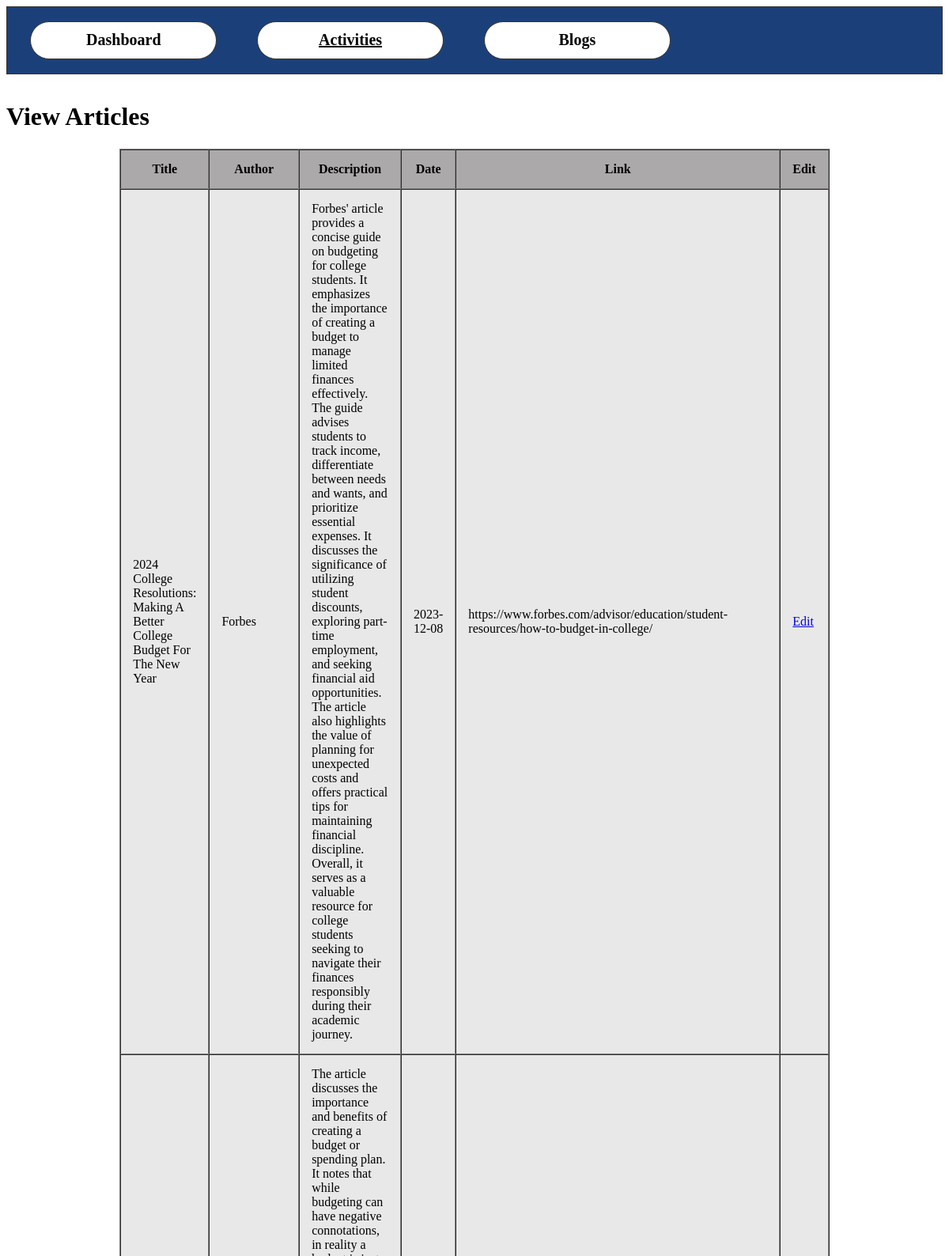
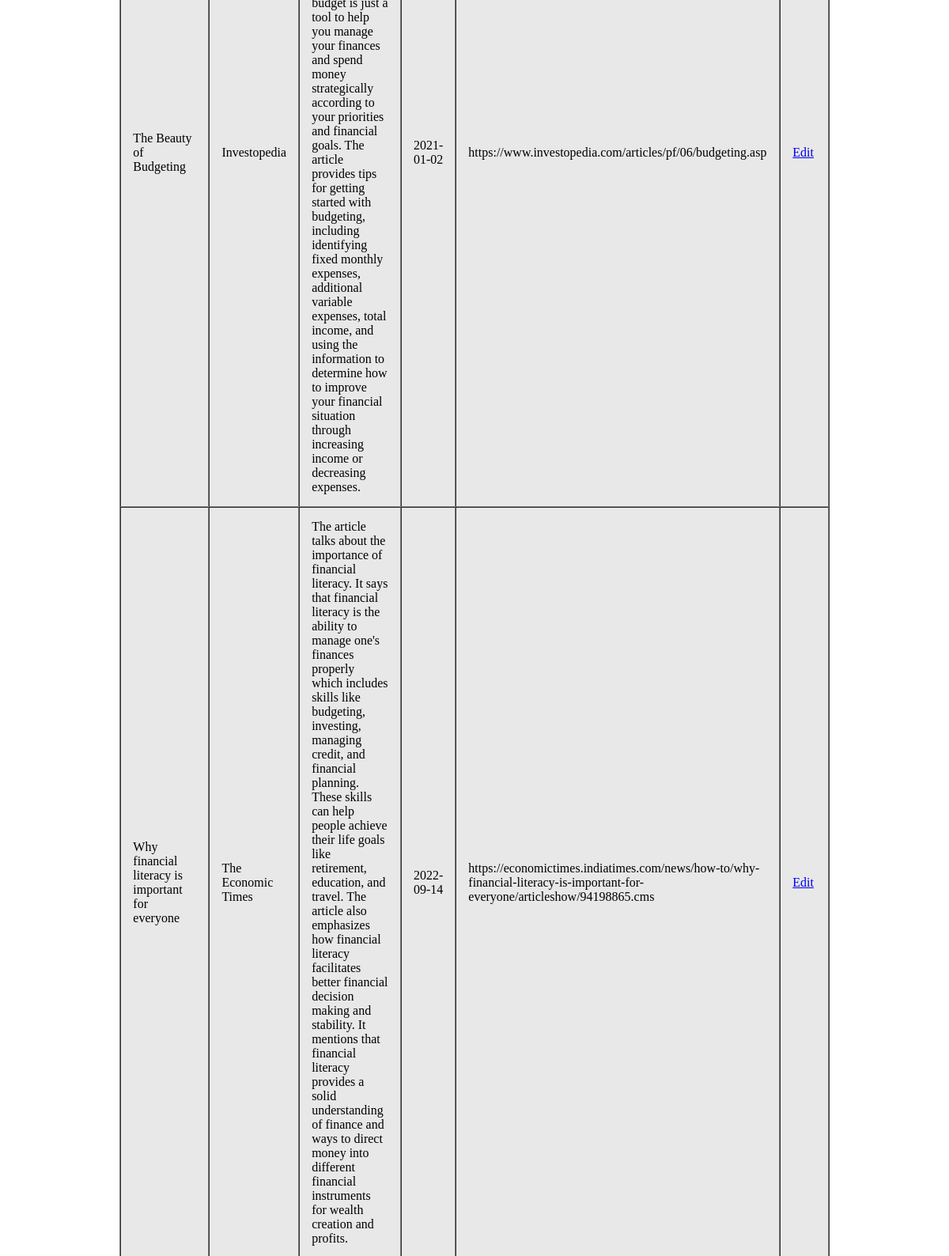
The page /view_articles (signed in, upper part) on the database its author committed (2 pictures, top to bottom).
### app.py (models this page shows)
class Article(db.Model):
    id = db.Column(db.Integer, primary_key=True)
    title = db.Column(db.String(200), nullable=False)
    author = db.Column(db.String(100), nullable=False)
    desc = db.Column(db.String(300), nullable=False)
    date = db.Column(db.String(300), nullable=False)
    link = db.Column(db.String(300), nullable=False)

### app.py (the view)
@app.route('/view_articles')
@login_required
def view_articles():
    articles = Article.query.order_by(Article.id.desc()).limit(20).all()
    return render_template('view_articles.html', articles = articles)

### app.py (called while the page is built)
@login_manager.user_loader
def load_user(user_id):
    return User.query.get(int(user_id))

### templates/view_articles.html (shortened to what this page needs)
<!DOCTYPE html>
<html lang="en">
<head>
    <link rel="stylesheet" type="text/css" href="{{ url_for('static',filename='styles/main.css') }}">
    <nav>
        <a href="{{url_for('dashboard')}}">Dashboard</a>
        <a href="{{url_for('activities')}}" style="text-decoration: underline;">Activities</a>
        <a href="{{url_for('blogs')}}">Blogs</a>
    </nav>
</head>
<body>
    <h1>View Articles</h1>
    <div>
        <table id='records' border='1px' cellspacing='0' cellpadding='15'>
            <tr id='table-headings'>
                <th>Title</th>
                <th>Author</th>
                <th>Description</th>
                <th>Date</th>
                <th>Link</th>
                <th>Edit</th>
            </tr>
            {% for article in articles %}
            <tr id='table-cells'>
                <td>{{ article.title }}</td>
                <td>{{ article.author }}</td>
                <td>{{ article.desc }}</td>
                <td>{{ article.date }}</td>
                <td>{{ article.link }}</td>
                <td><a href="{{url_for('edit', article_id=article.id)}}">Edit</a></td>
            </tr>
            {% endfor %}
        </table>
    </div>
</body>
</html>

### static/styles/main.css (style rules this page uses)
nav a { display: inline-block; width: 18%; min-width: 65px; margin: 1% 2% 1% 2%; padding: 1%; text-decoration: none; border-radius: 30px; text-align: center; background-color: #FFFFFF; color: black; font-weight: bold; border: 1px solid #333333; font-size: 20px; }
nav { background-color: #1B4079; padding: 0.5%; margin-bottom: 3%; border: 1px solid #333333; }

### templates/view_articles.html (style rules this page uses)
#records { margin-left: auto; margin-right: auto; width: 75%; }
#table-headings { background-color: #aba9a9; }
#table-cells { background-color: #e8e8e8; }

### rows shown on the page
Article: title "2024 College Resolutions: Making A Better College Budget For The New Year", author "Forbes", desc "Forbes' article provides a concise guide on budgeting for college students. It emphasizes the importance of creating a budget to manage limited finances effectively. The guide advises students to track income, differentiate between needs and wants, and prioritize essential expenses. It discusses the significance of utilizing student discounts, exploring part-time employment, and seeking financial aid opportunities. The article also highlights the value of planning for unexpected costs and offers practical tips for maintaining financial discipline. Overall, it serves as a valuable resource for college students seeking to navigate their finances responsibly during their academic journey.", date "2023-12-08", link "https://www.forbes.com/advisor/education/student-resources/how-to-budget-in-college/"
Article: title "The Beauty of Budgeting", author "Investopedia", desc "The article discusses the importance and benefits of creating a budget or spending plan. It notes that while budgeting can have negative connotations, in reality a budget is just a tool to help you manage your finances and spend money strategically according to your priorities and financial goals. The article provides tips for getting started with budgeting, including identifying fixed monthly expenses, additional variable expenses, total income, and using the information to determine how to improve your financial situation through increasing income or decreasing expenses.", date "2021-01-02", link "https://www.investopedia.com/articles/pf/06/budgeting.asp"
Article: title "Why financial literacy is important for everyone", author "The Economic Times", desc "The article talks about the importance of financial literacy. It says that financial literacy is the ability to manage one's finances properly which includes skills like budgeting, investing, managing credit, and financial planning. These skills can help people achieve their life goals like retirement, education, and travel. The article also emphasizes how financial literacy facilitates better financial decision making and stability. It mentions that financial literacy provides a solid understanding of finance and ways to direct money into different financial instruments for wealth creation and profits.", date "2022-09-14", link "https://economictimes.indiatimes.com/news/how-to/why-financial-literacy-is-important-for-everyone/articleshow/94198865.cms"
